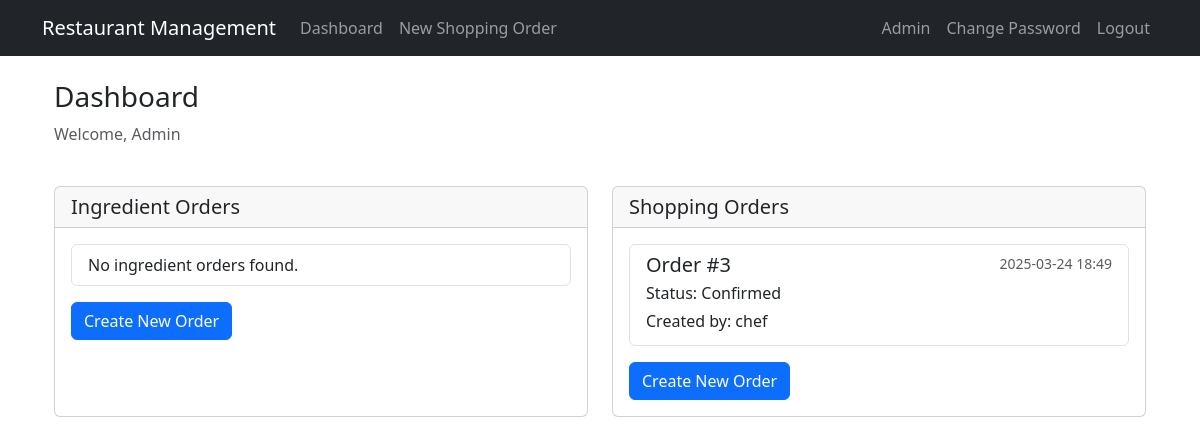
/dashboard/ (signed in), run on an earlier commit of the app's database.
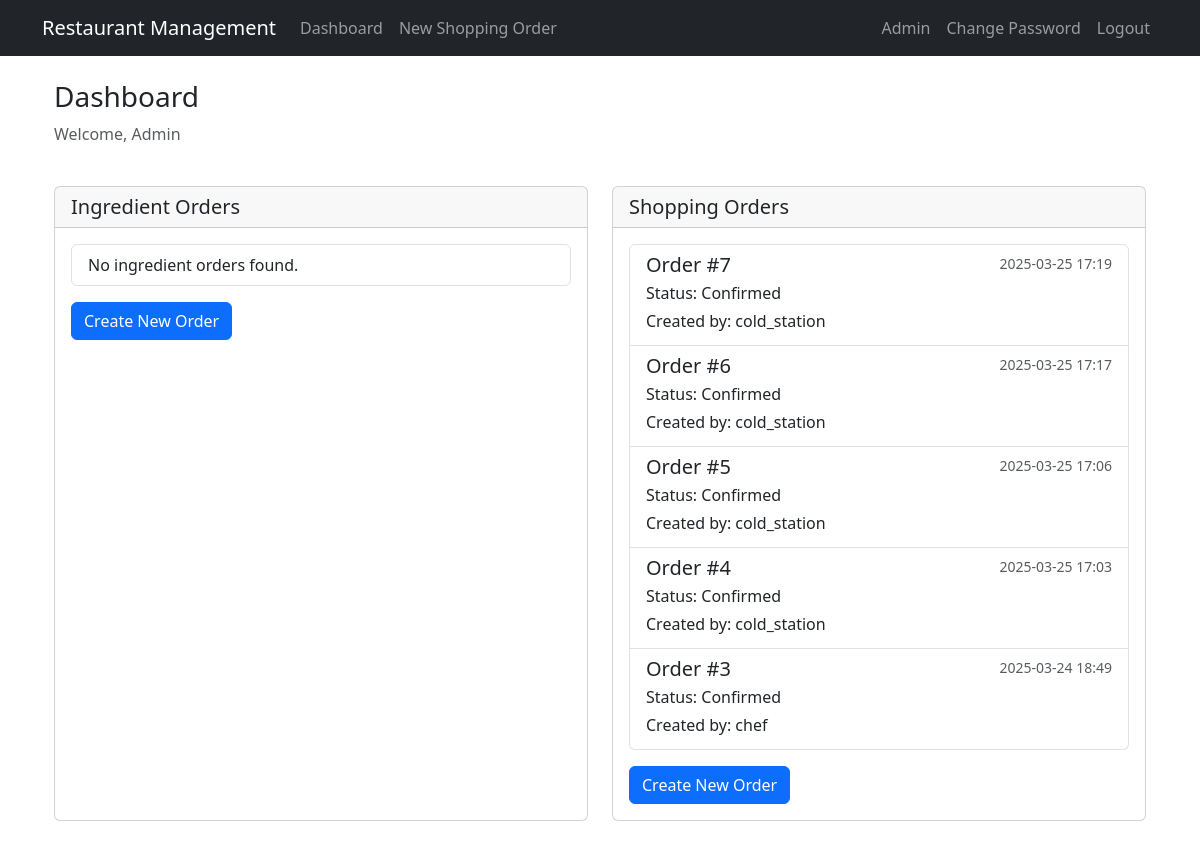
And on a later commit of the database.
### accounts/models.py (models this page shows, shortened)
class CustomUser(AbstractUser):
    class Role(models.TextChoices):
        ADMIN = 'ADMIN', 'Admin'
        STAFF = 'STAFF', 'Staff'
        SALAD_BAR = 'SALAD_BAR', 'Salad Bar'
        SANDWICH = 'SANDWICH', 'Sandwich'
        HOT_STATION = 'HOT_STATION', 'Hot Station'
        ORDERER = 'ORDERER', 'Orderer'
    role = models.CharField(
        max_length=20,
        choices=Role.choices,
        default=Role.ORDERER,
    )
    location = models.CharField(
        max_length=100,
        blank=True,
        help_text="Restaurant location"
    )
    can_submit_shopping_orders = models.BooleanField(
        default=False,
        help_text="Allow this user to create shopping orders regardless of their role"
    )
    class Meta:
        permissions = [
            ("submit_shopping_order", "Can submit shopping orders"),
            ("confirm_shopping_order", "Can confirm shopping orders"),
            ("view_shopping_order", "Can view shopping orders"),
            ("order_ingredients", "Can order ingredients"),
            ("view_ingredient_order", "Can view ingredient orders"),
            ("process_orders", "Can process orders"),
            ("admin_full_access", "Has full access to view and confirm everything"),
        ]
    def is_staff_role(self):
        return self.role == self.Role.STAFF
    def is_admin_role(self):
        return self.role == self.Role.ADMIN
    def is_orderer(self):
        return self.role == self.Role.ORDERER
    def is_salad_bar_role(self):
        return self.role == self.Role.SALAD_BAR
    def is_sandwich_role(self):
        return self.role == self.Role.SANDWICH
    def is_hot_station_role(self):
        return self.role == self.Role.HOT_STATION
    def can_create_shopping_orders(self):
        is_staff = self.is_staff_role()
        is_admin = self.is_admin_role()
        has_perm = self.can_submit_shopping_orders
        has_permission = self.has_perm('accounts.submit_shopping_order')
        print(f"User {self.username} - Staff: {is_staff}, Admin: {is_admin}, Has permission: {has_perm}, Django perm: {has_permission}")
        return is_staff or is_admin or has_perm or has_permission

### orders/models.py (models this page shows, shortened)
class ShoppingOrder(models.Model):
    class Status(models.TextChoices):
        DRAFT = 'DRAFT', 'Draft'
        SUBMITTED = 'SUBMITTED', 'Submitted'
        CONFIRMED = 'CONFIRMED', 'Confirmed'
        COMPLETED = 'COMPLETED', 'Completed'
        CANCELLED = 'CANCELLED', 'Cancelled'
    chef = models.ForeignKey(
        settings.AUTH_USER_MODEL,
        on_delete=models.CASCADE,
        related_name='shopping_orders_created'
    )
    status = models.CharField(
        max_length=20,
        choices=Status.choices,
        default=Status.DRAFT
    )
    created_at = models.DateTimeField(auto_now_add=True)
    updated_at = models.DateTimeField(auto_now=True)
    confirmed_by = models.ForeignKey(
        settings.AUTH_USER_MODEL,
        on_delete=models.SET_NULL,
        null=True,
        blank=True,
        related_name='shopping_orders_confirmed'
    )
    confirmed_at = models.DateTimeField(null=True, blank=True)
    notes = models.TextField(blank=True)

### orders/views.py (the view)
# urls.py: path('', RedirectView.as_view(url='dashboard/', permanent=False), name='home'),
@login_required
def dashboard(request):
    if request.user.is_staff_role() or request.user.is_orderer() or request.user.is_salad_bar_role() or request.user.is_sandwich_role() or request.user.is_hot_station_role():
        ingredient_orders = IngredientOrder.objects.select_related('orderer').all().order_by('-created_at')
    else:
        ingredient_orders = IngredientOrder.objects.none()
    if request.user.is_staff_role() or request.user.is_admin_role() or request.user.can_create_shopping_orders():
        shopping_orders = ShoppingOrder.objects.select_related('chef').all().order_by('-created_at')
    else:
        shopping_orders = ShoppingOrder.objects.none()
    context = {
        'ingredient_orders': ingredient_orders,
        'shopping_orders': shopping_orders,
    }
    return render(request, 'orders/dashboard.html', context)

### accounts/templatetags/user_tags.py (called while the page is built)
@register.filter
def can_create_shopping_orders(user):
    return user.can_create_shopping_orders()

@register.filter
def is_orderer(user):
    return user.is_orderer()

@register.filter
def is_salad_bar_role(user):
    return user.is_salad_bar_role()

@register.filter
def is_sandwich_role(user):
    return user.is_sandwich_role()

@register.filter
def is_hot_station_role(user):
    return user.is_hot_station_role()

@register.filter
def can_submit_shopping_order(user):
    return user.has_perm('accounts.submit_shopping_order') or user.can_create_shopping_orders()

@register.filter
def can_view_shopping_order(user):
    return (user.has_perm('accounts.view_shopping_order') or
            user.has_perm('accounts.submit_shopping_order') or
            user.has_perm('accounts.confirm_shopping_order') or
            user.has_perm('accounts.admin_full_access') or
            user.can_create_shopping_orders())

@register.filter
def can_order_ingredients(user):
    return user.has_perm('accounts.order_ingredients') or user.is_orderer()

@register.filter
def can_view_ingredient_order(user):
    return (user.has_perm('accounts.view_ingredient_order') or
            user.has_perm('accounts.admin_full_access') or
            user.has_perm('accounts.order_ingredients') or
            user.is_orderer() or user.is_staff_role())

### templates/orders/dashboard.html (shortened to what this page needs)
{% extends 'base.html' %}
{% load user_tags %}
{% block content %}
<div class="container">
    <div class="row mb-4">
        <div class="col-12">
            <h1 class="h3">Dashboard</h1>
            <p class="text-muted">Welcome, {{ user.get_role_display }}</p>
        </div>
    </div>
    <div class="row">
        {% if user|can_view_ingredient_order %}
        <div class="col-md-6 mb-4">
            <div class="card h-100">
                <div class="card-header">
                    <h2 class="h5 mb-0">Ingredient Orders</h2>
                </div>
                <div class="card-body">
                    <div class="list-group">
                        {% for order in ingredient_orders %}
                        <a href="{% url 'view_order_details' order_type='ingredient' order_id=order.id %}" class="list-group-item list-group-item-action">
                            <div class="d-flex w-100 justify-content-between">
                                <h5 class="mb-1">Order #{{ order.id }}</h5>
                                <small class="text-muted">{{ order.created_at|date:"Y-m-d H:i" }}</small>
                            </div>
                            <p class="mb-1">Status: {{ order.get_status_display }}</p>
                            <p class="mb-1">Ordered by: {{ order.orderer.username }}</p>
                        </a>
                        {% empty %}
                        <div class="list-group-item">
                            <p class="mb-0">No ingredient orders found.</p>
                        </div>
                        {% endfor %}
                    </div>
                    {% if user|can_order_ingredients %}
                    <div class="mt-3">
                        <a href="{% url 'create_ingredient_order' %}" class="btn btn-primary">Create New Order</a>
                    </div>
                    {% endif %}
                </div>
            </div>
        </div>
        {% endif %}
        {% if user|can_view_shopping_order %}
        <div class="col-md-6 mb-4">
            <div class="card h-100">
                <div class="card-header">
                    <h2 class="h5 mb-0">Shopping Orders</h2>
                </div>
                <div class="card-body">
                    <div class="list-group">
                        {% for order in shopping_orders %}
                        <a href="{% url 'view_order_details' order_type='shopping' order_id=order.id %}" class="list-group-item list-group-item-action">
                            <div class="d-flex w-100 justify-content-between">
                                <h5 class="mb-1">Order #{{ order.id }}</h5>
                                <small class="text-muted">{{ order.created_at|date:"Y-m-d H:i" }}</small>
                            </div>
                            <p class="mb-1">Status: {{ order.get_status_display }}</p>
                            <p class="mb-1">Created by: {{ order.chef.username }}</p>
                        </a>
                        {% empty %}
                        <div class="list-group-item">
                            <p class="mb-0">No shopping orders found.</p>
                        </div>
                        {% endfor %}
                    </div>
                    {% if user|can_submit_shopping_order %}
                    <div class="mt-3">
                        <a href="{% url 'create_shopping_order' %}" class="btn btn-primary">Create New Order</a>
                    </div>
                    {% endif %}
                </div>
            </div>
        </div>
        {% endif %}
    </div>
</div>
{% endblock %}

### templates/base.html (shortened to what this page needs)
{% load static %}
{% load user_tags %}
<!DOCTYPE html>
<html lang="en">
<head>
    <link href="https://cdn.jsdelivr.net/npm/bootstrap@5.3.0/dist/css/bootstrap.min.css" rel="stylesheet">
    <link href="{% static 'css/style.css' %}" rel="stylesheet">
</head>
<body>
    <nav class="navbar navbar-expand-lg navbar-dark bg-dark">
        <div class="container">
            <a class="navbar-brand" href="{% url 'dashboard' %}">Restaurant Management</a>
            <div class="collapse navbar-collapse" id="navbarNav">
                <ul class="navbar-nav me-auto">
                    {% if user.is_authenticated %}
                        <li class="nav-item">
                            <a class="nav-link" href="{% url 'dashboard' %}">Dashboard</a>
                        </li>
                        {% if user|can_create_shopping_orders %}
                            <li class="nav-item">
                                <a class="nav-link" href="{% url 'create_shopping_order' %}">New Shopping Order</a>
                            </li>
                        {% endif %}
                    {% endif %}
                </ul>
                <ul class="navbar-nav">
                    {% if user.is_authenticated %}
                        <li class="nav-item">
                            <span class="nav-link">{{ user.get_role_display }}</span>
                        </li>
                        <li class="nav-item">
                            <a class="nav-link" href="{% url 'password_change' %}">Change Password</a>
                        </li>
                        <li class="nav-item">
                            <form method="post" action="{% url 'logout' %}" class="d-inline">
                                <button type="submit" class="btn nav-link">Logout</button>
                            </form>
                        </li>
                    {% else %}
                        <li class="nav-item">
                            <a class="nav-link" href="{% url 'login' %}">Login</a>
                        </li>
                    {% endif %}
                </ul>
            </div>
        </div>
    </nav>
    <div class="container mt-4">
        {% block content %}{% endblock %}
    </div>
</body>
</html>

What changed in the data, as far as the page shows it:
added ShoppingOrder: id "7", created_at "2025-03-25 17:19", status "Confirmed", chef.username "cold_station"
added ShoppingOrder: id "6", created_at "2025-03-25 17:17", status "Confirmed", chef.username "cold_station"
added ShoppingOrder: id "5", created_at "2025-03-25 17:06", status "Confirmed", chef.username "cold_station"
added ShoppingOrder: id "4", created_at "2025-03-25 17:03", status "Confirmed", chef.username "cold_station"
